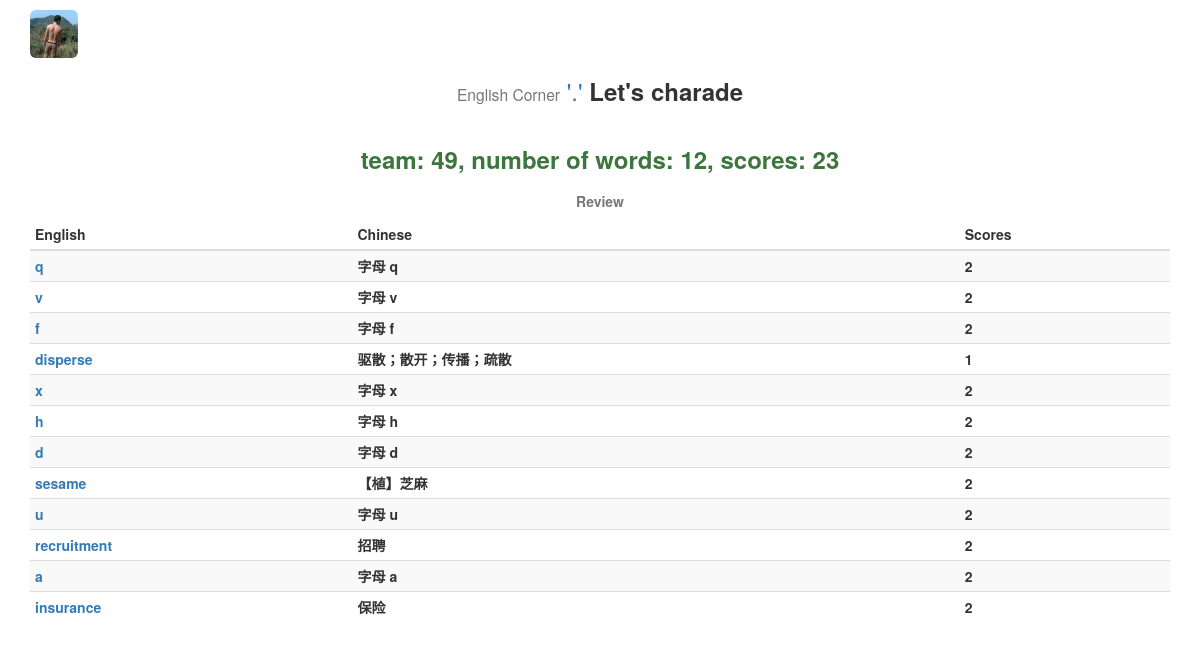
The page /charade/set/49/play/ on the database its author committed.
### charade/models.py (models this page shows, shortened)
@python_2_unicode_compatible
class GameTemporaryTable(models.Model):
    board = models.ForeignKey(GameScoreBoard)
    en = models.CharField('en', max_length=100)
    zh = models.CharField('中文', max_length=100)
    exp = models.TextField('解释', max_length=200, null=True)
    scores = models.IntegerField('得分', default=0)
    used = models.IntegerField('used', default=0)
    vid = models.IntegerField('vid', default=0)

### charade/views.py (the view)
# urls.py: url(r'^set/(?P<board_id>[0-9]+)/play/$', views.game_play, name='game_play'),
def game_play(request, board_id):
    gsb = get_object_or_404(GameScoreBoard, pk=board_id)
    unused_word_list = gsb.gametemporarytable_set.exclude(used=1).order_by('?')[:1]
    if unused_word_list:
        context = {'word_list': unused_word_list}
    else:
        sum_scores = 0
        used_word_list = gsb.gametemporarytable_set.filter(used=1)
        for w in used_word_list:
            sum_scores += w.scores
        gsb.scores = sum_scores
        gsb.dt_end = timezone.now()
        gsb.save()
        msgs = 'team: {0}, number of words: {1}, scores: {2}'.format(board_id, gsb.amount, sum_scores)
        context = {'msgs': msgs,
                   'used_word_list': used_word_list,
                    }
    return render(request, 'charade/play.html', context)

### charade/templates/charade/play.html (shortened to what this page needs)
{% extends 'charade/base.html' %}
{% load i18n staticfiles %}
{% block css4this %}
    <link rel="stylesheet" href="{% static 'charade/css/charade-play.css' %}">
{% endblock %}
{% block content %}
{% if msgs %}
    <div class="row text-center">
        <h3><p class="text-success"><strong>{{ msgs }}<strong></p></h3>
    </div>
{% endif %}
{% if used_word_list %}
    <div class="table-responsive">
        <table class="table table-striped table-condensed">
            <caption class="text-center">{% trans 'Review' %}</caption>
            <thead>
                <tr>
                    <th>{% trans 'English' %}</th>
                    <th>{% trans 'Chinese' %}</th>
                    <th>{% trans 'Scores' %}</th>
                </tr>
            </thead>
            <tbody>
            {% for w in used_word_list %}
                <tr>
                    <td><a href="{% url 'charade:explanation' w.vid %}" title="Explanation" target="_blank">{{ w.en }}</a></td>
                    <td>{{ w.zh }}</td>
                    <td>{{ w.scores }}</td>
                </tr>
            {% endfor %}
            </tbody>
        </table>
    </div>
{% else %}
    <div class="row">
        <p class="text-center" id="showtime"></p>
    </div>
{% endif %}
{% endblock %}

### rows shown on the page
GameTemporaryTable: en "q", zh "字母 q", scores "2"
GameTemporaryTable: en "v", zh "字母 v", scores "2"
GameTemporaryTable: en "f", zh "字母 f", scores "2"
GameTemporaryTable: en "disperse", zh "驱散；散开；传播；疏散", scores "1"
GameTemporaryTable: en "x", zh "字母 x", scores "2"
GameTemporaryTable: en "h", zh "字母 h", scores "2"
GameTemporaryTable: en "d", zh "字母 d", scores "2"
GameTemporaryTable: en "sesame", zh "【植】芝麻", scores "2"
GameTemporaryTable: en "u", zh "字母 u", scores "2"
GameTemporaryTable: en "recruitment", zh "招聘", scores "2"
GameTemporaryTable: en "a", zh "字母 a", scores "2"
GameTemporaryTable: en "insurance", zh "保险", scores "2"

### other values the page prints
{{ msgs }} "team: 49, number of words: 12, scores: 23"
